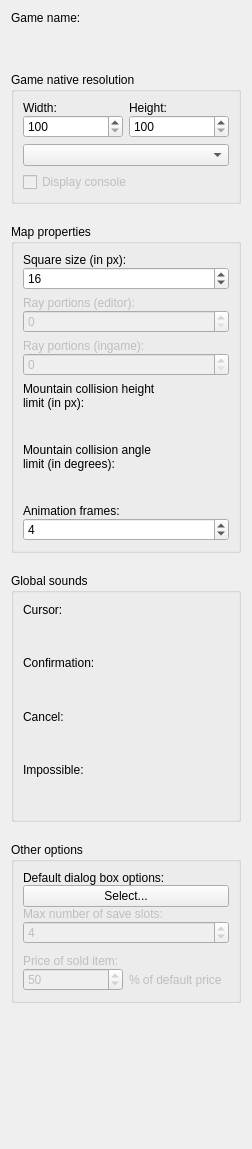
             <widget class="QWidget" name="scrollAreaWidgetContents">
              <property name="geometry">
               <rect>
                <x>0</x>
                <y>-523</y>
                <width>252</width>
                <height>1149</height>
               </rect>
              </property>
              <layout class="QGridLayout" name="gridLayout_13">
               <item row="0" column="0">
                <layout class="QVBoxLayout" name="verticalLayout_6" stretch="0,0,0,0,0,1">
                 <property name="spacing">
                  <number>20</number>
                 </property>
                 <item>
                  <layout class="QVBoxLayout" name="verticalLayout_2" stretch="0,1">
                   <property name="spacing">
                    <number>0</number>
                   </property>
                   <item>
                    <widget class="QLabel" name="labelGameName">
                     <property name="enabled">
                      <bool>true</bool>
                     </property>
                     <property name="text">
                      <string>Game name:</string>
                     </property>
                    </widget>
                   </item>
                   <item>
                    <widget class="WidgetTextLang" name="widgetGameName" native="true">
                     <property name="enabled">
                      <bool>true</bool>
                     </property>
                     <property name="minimumSize">
                      <size>
                       <width>0</width>
                       <height>27</height>
                      </size>
                     </property>
                     <property name="maximumSize">
                      <size>
                       <width>16777215</width>
                       <height>27</height>
                      </size>
                     </property>
                    </widget>
                   </item>
                  </layout>
                 </item>
                 <item>
                  <widget class="QGroupBox" name="groupBoxGameNativeResolution">
                   <property name="enabled">
                    <bool>true</bool>
                   </property>
                   <property name="title">
                    <string>Game native resolution</string>
                   </property>
                   <layout class="QGridLayout" name="gridLayout_3">
                    <item row="0" column="0">
                     <layout class="QGridLayout" name="gridLayout_2">
                      <item row="0" column="0">
                       <layout class="QVBoxLayout" name="verticalLayout_4" stretch="0,1">
                        <property name="spacing">
                         <number>0</number>
                        </property>
                        <item>
                         <widget class="QLabel" name="labelWidth">
                          <property name="maximumSize">
                           <size>
                            <width>16777215</width>
                            <height>15</height>
                           </size>
                          </property>
                          <property name="text">
                           <string>Width:</string>
                          </property>
                         </widget>
                        </item>
                        <item>
                         <widget class="QSpinBox" name="spinBoxScreenWidth">
                          <property name="minimum">
                           <number>100</number>
                          </property>
                          <property name="maximum">
                           <number>5000</number>
                          </property>
                         </widget>
                        </item>
                       </layout>
                      </item>
                      <item row="0" column="1">
                       <layout class="QVBoxLayout" name="verticalLayout_5" stretch="0,1">
                        <property name="spacing">
                         <number>0</number>
                        </property>
                        <item>
                         <widget class="QLabel" name="labelheight">
                          <property name="maximumSize">
                           <size>
                            <width>16777215</width>
                            <height>15</height>
                           </size>
                          </property>
                          <property name="text">
                           <string>Height:</string>
                          </property>
                         </widget>
                        </item>
                        <item>
                         <widget class="QSpinBox" name="spinBoxScreenHeight">
                          <property name="minimum">
                           <number>100</number>
                          </property>
                          <property name="maximum">
                           <number>5000</number>
                          </property>
                         </widget>
                        </item>
                       </layout>
                      </item>
                      <item row="1" column="0" colspan="2">
                       <widget class="QComboBox" name="comboBoxScreenWindow"/>
                      </item>
                     </layout>
                    </item>
                    <item row="1" column="0">
                     <widget class="QCheckBox" name="checkBoxDisplayConsole">
                      <property name="enabled">
                       <bool>false</bool>
                      </property>
                      <property name="text">
                       <string>Display console</string>
                      </property>
                     </widget>
                    </item>
                   </layout>
                  </widget>
                 </item>
                 <item>
                  <widget class="QGroupBox" name="groupBoxMapProperties">
                   <property name="enabled">
                    <bool>true</bool>
                   </property>
                   <property name="minimumSize">
                    <size>
                     <width>0</width>
                     <height>0</height>
                    </size>
                   </property>
                   <property name="title">
                    <string>Map properties</string>
                   </property>
                   <layout class="QGridLayout" name="gridLayout_5">
                    <item row="0" column="0">
                     <layout class="QVBoxLayout" name="verticalLayout_27">
                      <item>
                       <layout class="QVBoxLayout" name="verticalLayout_3" stretch="0,0">
                        <property name="spacing">
                         <number>0</number>
                        </property>
                        <item>
                         <widget class="QLabel" name="labelSquareSize">
                          <property name="text">
                           <string>Square size (in px):</string>
                          </property>
                         </widget>
                        </item>
                        <item>
                         <widget class="QSpinBox" name="spinBoxSquareSize">
                          <property name="enabled">
                           <bool>true</bool>
                          </property>
                          <property name="minimum">
                           <number>8</number>
                          </property>
                          <property name="maximum">
                           <number>9999</number>
                          </property>
                          <property name="value">
                           <number>16</number>
                          </property>
                         </widget>
                        </item>
                       </layout>
                      </item>
                      <item>
                       <layout class="QVBoxLayout" name="verticalLayout_8" stretch="0,1">
                        <property name="spacing">
                         <number>0</number>
                        </property>
                        <item>
                         <widget class="QLabel" name="labelRayPortionsEditor">
                          <property name="enabled">
                           <bool>false</bool>
                          </property>
                          <property name="text">
                           <string>Ray portions (editor):</string>
                          </property>
                         </widget>
                        </item>
                        <item>
                         <widget class="QSpinBox" name="spinBox_5">
                          <property name="enabled">
                           <bool>false</bool>
                          </property>
                         </widget>
                        </item>
                       </layout>
                      </item>
                      <item>
                       <layout class="QVBoxLayout" name="verticalLayout_10" stretch="0,1">
                        <property name="spacing">
                         <number>0</number>
                        </property>
                        <item>
                         <widget class="QLabel" name="labelRayPortionsIngame">
                          <property name="enabled">
                           <bool>false</bool>
                          </property>
                          <property name="text">
                           <string>Ray portions (ingame):</string>
                          </property>
                         </widget>
                        </item>
                        <item>
                         <widget class="QSpinBox" name="spinBox_8">
                          <property name="enabled">
                           <bool>false</bool>
                          </property>
                         </widget>
                        </item>
                       </layout>
                      </item>
                      <item>
                       <layout class="QVBoxLayout" name="verticalLayout_9" stretch="0,0,0">
                        <property name="spacing">
                         <number>0</number>
                        </property>
                        <item>
                         <widget class="QLabel" name="labelMountainsCollisionHeightLimit1">
                          <property name="enabled">
                           <bool>true</bool>
                          </property>
                          <property name="text">
                           <string>Mountain collision height</string>
                          </property>
                         </widget>
                        </item>
                        <item>
                         <widget class="QLabel" name="labelMountainsCollisionHeightLimit2">
                          <property name="text">
                           <string>limit (in px):</string>
                          </property>
                         </widget>
                        </item>
                        <item>
                         <widget class="PanelPrimitiveValue" name="widgetMountainCollisionHeight" native="true">
                          <property name="minimumSize">
                           <size>
                            <width>200</width>
                            <height>27</height>
                           </size>
                          </property>
                          <property name="maximumSize">
                           <size>
                            <width>200</width>
                            <height>16777215</height>
                           </size>
                          </property>
                         </widget>
                        </item>
                       </layout>
                      </item>
                      <item>
                       <layout class="QVBoxLayout" name="verticalLayout_26" stretch="0,0,0">
                        <property name="spacing">
                         <number>0</number>
                        </property>
                        <item>
                         <widget class="QLabel" name="labelMountainsCollisionAngleLimit1">
                          <property name="enabled">
                           <bool>true</bool>
                          </property>
                          <property name="text">
                           <string>Mountain collision angle</string>
                          </property>
                         </widget>
                        </item>
                        <item>
                         <widget class="QLabel" name="labelMountainsCollisionAngleLimit2">
                          <property name="text">
                           <string>limit (in degrees):</string>
                          </property>
                         </widget>
                        </item>
                        <item>
                         <widget class="PanelPrimitiveValue" name="widgetMountainCollisionAngle" native="true">
                          <property name="minimumSize">
                           <size>
                            <width>200</width>
                            <height>27</height>
                           </size>
                          </property>
                          <property name="maximumSize">
                           <size>
                            <width>200</width>
                            <height>16777215</height>
                           </size>
                          </property>
                         </widget>
                        </item>
                       </layout>
                      </item>
                      <item>
                       <layout class="QVBoxLayout" name="verticalLayout_25" stretch="0,0">
                        <property name="spacing">
                         <number>0</number>
                        </property>
                        <item>
                         <widget class="QLabel" name="labelAnimationFrames">
                          <property name="text">
                           <string>Animation frames:</string>
                          </property>
                         </widget>
                        </item>
                        <item>
                         <widget class="QSpinBox" name="spinBoxAnimationFrames">
                          <property name="enabled">
                           <bool>true</bool>
                          </property>
                          <property name="minimum">
                           <number>1</number>
                          </property>
                          <property name="maximum">
                           <number>99</number>
                          </property>
                          <property name="value">
                           <number>4</number>
                          </property>
                         </widget>
                        </item>
                       </layout>
                      </item>
                     </layout>
                    </item>
                   </layout>
                  </widget>
                 </item>
                 <item>
                  <widget class="QGroupBox" name="groupBoxGlobalSounds">
                   <property name="minimumSize">
                    <size>
                     <width>0</width>
                     <height>0</height>
                    </size>
                   </property>
                   <property name="title">
                    <string>Global sounds</string>
                   </property>
                   <layout class="QGridLayout" name="gridLayout_44">
                    <item row="0" column="0">
                     <layout class="QVBoxLayout" name="verticalLayout_28">
                      <item>
                       <widget class="QLabel" name="labelCursor">
                        <property name="text">
                         <string>Cursor:</string>
                        </property>
                       </widget>
                      </item>
                      <item>
                       <widget class="WidgetSong" name="widgetChooseCursor" native="true">
                        <property name="minimumSize">
                         <size>
                          <width>200</width>
                          <height>27</height>
                         </size>
                        </property>
                        <property name="maximumSize">
                         <size>
                          <width>200</width>
                          <height>27</height>
                         </size>
                        </property>
                       </widget>
                      </item>
                      <item>
                       <widget class="QLabel" name="labelConfirmation">
                        <property name="text">
                         <string>Confirmation:</string>
                        </property>
                       </widget>
                      </item>
                      <item>
                       <widget class="WidgetSong" name="widgetChooseConfirmation" native="true">
                        <property name="minimumSize">
                         <size>
                          <width>200</width>
                          <height>27</height>
                         </size>
                        </property>
                        <property name="maximumSize">
                         <size>
                          <width>200</width>
                          <height>27</height>
                         </size>
                        </property>
                       </widget>
                      </item>
                      <item>
                       <widget class="QLabel" name="labelCancel">
                        <property name="text">
                         <string>Cancel:</string>
                        </property>
                       </widget>
                      </item>
                      <item>
                       <widget class="WidgetSong" name="widgetChooseCancel" native="true">
                        <property name="minimumSize">
                         <size>
                          <width>200</width>
                          <height>27</height>
                         </size>
                        </property>
                        <property name="maximumSize">
                         <size>
                          <width>200</width>
                          <height>27</height>
                         </size>
                        </property>
                       </widget>
                      </item>
                      <item>
                       <widget class="QLabel" name="labelImpossible">
                        <property name="text">
                         <string>Impossible:</string>
                        </property>
                       </widget>
                      </item>
                      <item>
                       <widget class="WidgetSong" name="widgetChooseImpossible" native="true">
                        <property name="minimumSize">
                         <size>
                          <width>200</width>
                          <height>27</height>
                         </size>
                        </property>
                        <property name="maximumSize">
                         <size>
                          <width>200</width>
                          <height>27</height>
                         </size>
                        </property>
                       </widget>
                      </item>
                     </layout>
                    </item>
                    <item row="0" column="1">
                     <spacer name="horizontalSpacer_6">
                      <property name="orientation">
                       <enum>Qt::Horizontal</enum>
                      </property>
                      <property name="sizeHint" stdset="0">
                       <size>
                        <width>13</width>
                        <height>208</height>
                       </size>
                      </property>
                     </spacer>
                    </item>
                   </layout>
                  </widget>
                 </item>
                 <item>
                  <widget class="QGroupBox" name="groupBoxOtheOptions">
                   <property name="enabled">
                    <bool>true</bool>
                   </property>
                   <property name="title">
                    <string>Other options</string>
                   </property>
                   <layout class="QGridLayout" name="gridLayout_6">
                    <item row="0" column="0">
                     <layout class="QVBoxLayout" name="verticalLayout_11">
                      <property name="spacing">
                       <number>10</number>
                      </property>
                      <item>
                       <layout class="QVBoxLayout" name="verticalLayout_7" stretch="0,0,0,1">
                        <property name="spacing">
                         <number>0</number>
                        </property>
                        <item>
                         <widget class="QLabel" name="labelDefaultDialogBoxOptions">
                          <property name="text">
                           <string>Default dialog box options:</string>
                          </property>
                         </widget>
                        </item>
                        <item>
                         <widget class="QPushButton" name="pushButtonDefaultDialogBoxOptions">
                          <property name="text">
                           <string>Select...</string>
                          </property>
                         </widget>
                        </item>
                        <item>
                         <widget class="QLabel" name="labelMaxNumberOfSaveSlots">
                          <property name="enabled">
                           <bool>false</bool>
                          </property>
                          <property name="text">
                           <string>Max number of save slots:</string>
                          </property>
                         </widget>
                        </item>
                        <item>
                         <widget class="QSpinBox" name="spinBox_4">
                          <property name="enabled">
                           <bool>false</bool>
                          </property>
                          <property name="value">
                           <number>4</number>
                          </property>
                         </widget>
                        </item>
                       </layout>
                      </item>
                      <item>
                       <layout class="QGridLayout" name="gridLayout_4">
                        <property name="horizontalSpacing">
                         <number>6</number>
                        </property>
                        <property name="verticalSpacing">
                         <number>0</number>
                        </property>
                        <item row="0" column="0" colspan="2">
                         <widget class="QLabel" name="labelPriceOfSoldItem">
                          <property name="enabled">
                           <bool>false</bool>
                          </property>
                          <property name="text">
                           <string>Price of sold item:</string>
                          </property>
                         </widget>
                        </item>
                        <item row="1" column="0">
                         <widget class="QSpinBox" name="spinBox_6">
                          <property name="enabled">
                           <bool>false</bool>
                          </property>
                          <property name="value">
                           <number>50</number>
                          </property>
                         </widget>
                        </item>
                        <item row="1" column="1">
                         <widget class="QLabel" name="labelPercentOfDefaultPrice">
                          <property name="enabled">
                           <bool>false</bool>
                          </property>
                          <property name="text">
                           <string>% of default price</string>
                          </property>
                         </widget>
                        </item>
                       </layout>
                      </item>
                     </layout>
                    </item>
                   </layout>
                  </widget>
                 </item>
                 <item>
                  <spacer name="verticalSpacer">
                   <property name="orientation">
                    <enum>Qt::Vertical</enum>
                   </property>
                   <property name="sizeHint" stdset="0">
                    <size>
                     <width>20</width>
                     <height>40</height>
                    </size>
                   </property>
                  </spacer>
                 </item>
                </layout>
               </item>
              </layout>
             </widget>
